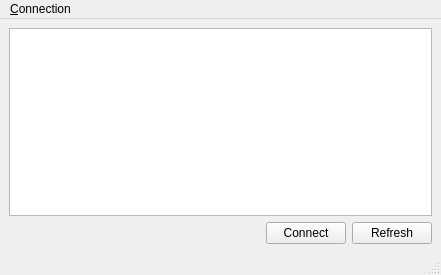
<?xml version="1.0" encoding="UTF-8"?>
<ui version="4.0">
 <class>MainWindow</class>
 <widget class="QMainWindow" name="MainWindow">
  <property name="geometry">
   <rect>
    <x>0</x>
    <y>0</y>
    <width>441</width>
    <height>275</height>
   </rect>
  </property>
  <property name="windowTitle">
   <string>MainWindow</string>
  </property>
  <widget class="QWidget" name="centralwidget">
   <layout class="QGridLayout" name="gridLayout">
    <item row="1" column="0">
     <spacer name="horizontalSpacer">
      <property name="orientation">
       <enum>Qt::Horizontal</enum>
      </property>
      <property name="sizeHint" stdset="0">
       <size>
        <width>248</width>
        <height>20</height>
       </size>
      </property>
     </spacer>
    </item>
    <item row="0" column="0" colspan="3">
     <widget class="QTableView" name="tblOffers"/>
    </item>
    <item row="1" column="2">
     <widget class="QPushButton" name="btnRefresh">
      <property name="text">
       <string>Refresh</string>
      </property>
     </widget>
    </item>
    <item row="1" column="1">
     <widget class="QPushButton" name="btnConnect">
      <property name="text">
       <string>Connect</string>
      </property>
     </widget>
    </item>
   </layout>
  </widget>
  <widget class="QMenuBar" name="menubar">
   <property name="geometry">
    <rect>
     <x>0</x>
     <y>0</y>
     <width>441</width>
     <height>22</height>
    </rect>
   </property>
   <widget class="QMenu" name="menuConnection">
    <property name="title">
     <string>&amp;Connection</string>
    </property>
    <addaction name="actionSettings"/>
    <addaction name="separator"/>
    <addaction name="actionExit"/>
   </widget>
   <addaction name="menuConnection"/>
  </widget>
  <widget class="QStatusBar" name="statusbar"/>
  <action name="actionAbout">
   <property name="text">
    <string>About</string>
   </property>
  </action>
  <action name="actionSettings">
   <property name="text">
    <string>Settings</string>
   </property>
  </action>
  <action name="actionExit">
   <property name="text">
    <string>Exit</string>
   </property>
  </action>
  <action name="actionConnect">
   <property name="text">
    <string>Connect</string>
   </property>
  </action>
 </widget>
 <resources/>
 <connections/>
</ui>
